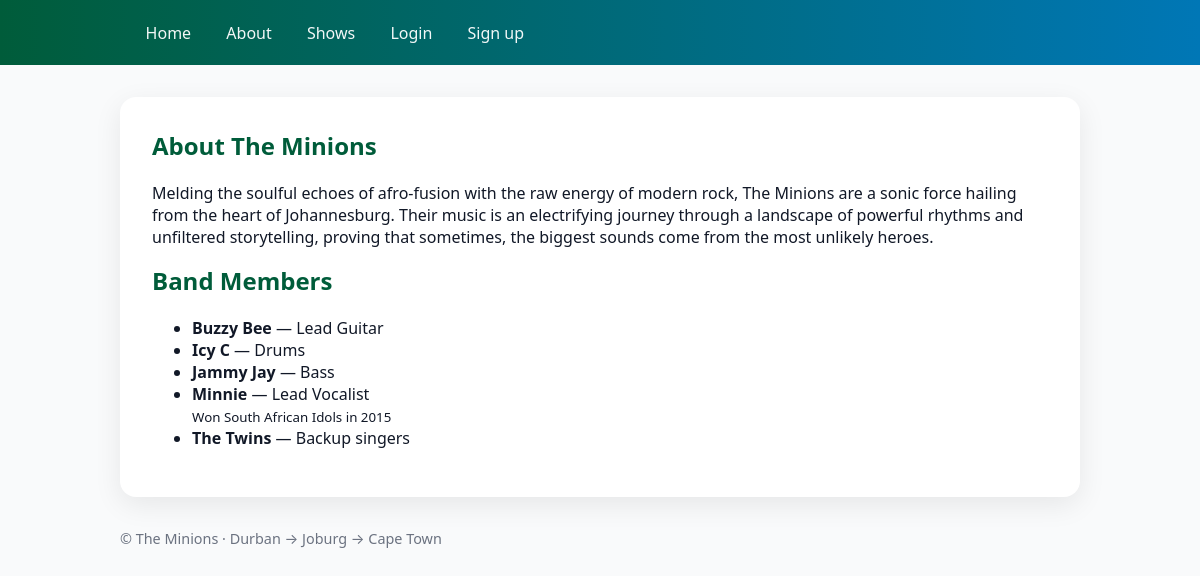
The page /about/ on the database its author committed.
### band/models.py (models this page shows, shortened)
class BandMember(models.Model):
    name = models.CharField(max_length=80)
    role = models.CharField(max_length=80)
    bio = models.TextField(blank=True)

### band/views.py (the view)
# urls.py: path('about/', views.about, name='about'),
def about(request: HttpRequest) -> HttpResponse:
    members = BandMember.objects.order_by("name")
    return render(request, "band/about.html", {"members": members})

### band/templates/band/about.html
{% extends "base.html" %}
{% block content %}
<section>
  <h1>About The Minions</h1>
  <p>
    Melding the soulful echoes of afro-fusion with the raw energy of modern rock,
    The Minions are a sonic force hailing from the heart of Johannesburg.
    Their music is an electrifying journey through a landscape of powerful
    rhythms and unfiltered storytelling, proving that sometimes, the biggest
    sounds come from the most unlikely heroes.
  </p>
  <h2>Band Members</h2>
  {% if members %}
    <ul>
      {% for m in members %}
        <li><strong>{{ m.name }}</strong> — {{ m.role }}
          {% if m.bio %}<br><small>{{ m.bio }}</small>{% endif %}
        </li>
      {% endfor %}
    </ul>
  {% else %}
    <p>Band members coming soon.</p>
  {% endif %}
</section>
{% endblock %}

### band/templates/base.html (style rules this page uses)
:root { --bg:#f9fafb; --card:#ffffff; --text:#111827; --muted:#6b7280; --primary:#005c3a; --primary2:#0077b6; --accent:#ffbf00; --link:#0b63ce; --border:#e5e7eb; }
* { box-sizing:border-box }
body { margin:0;font-family:system-ui,-apple-system,Segoe UI,Roboto,Arial; background:var(--bg);color:var(--text) }
h1,h2 { color:var(--primary);margin-top:0 }

### rows shown on the page
BandMember: name "Buzzy Bee", role "Lead Guitar"
BandMember: name "Icy C", role "Drums"
BandMember: name "Jammy Jay", role "Bass"
BandMember: name "Minnie", role "Lead Vocalist", bio "Won South African Idols in 2015"
BandMember: name "The Twins", role "Backup singers"
